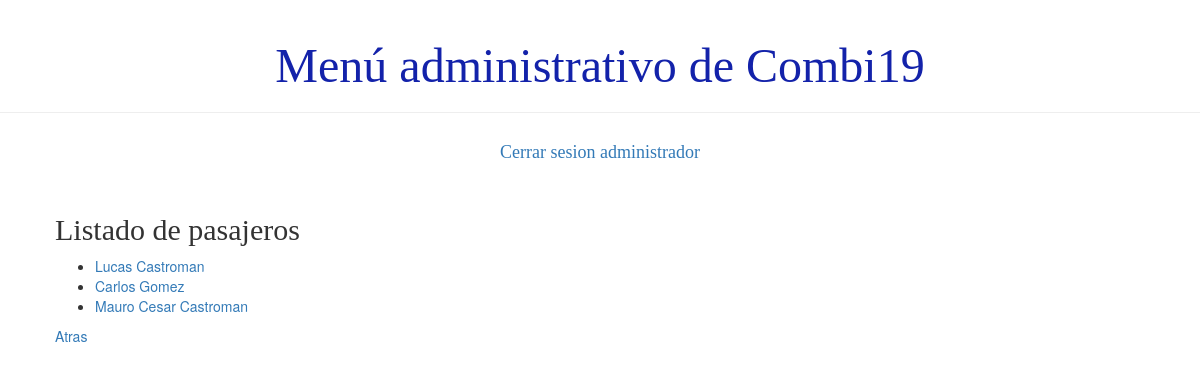
The page /usuario/listaPasajero (signed in) on the database as committed earlier.
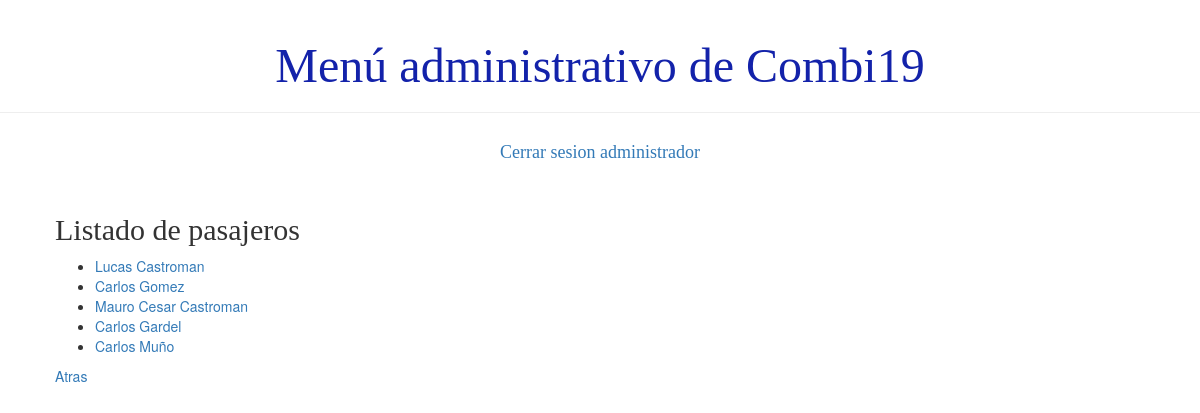
The same page on the database as committed later.
### demo1/models.py (models this page shows)
class Persona(models.Model):
    usuario = models.ForeignKey('auth.User', on_delete=models.CASCADE)
    dni = models.IntegerField()
    telefono = models.BigIntegerField()
    activo = models.BooleanField(default=True)
    def __str__(self):
        return '%s %s' % (self.usuario.first_name, self.usuario.last_name)

class Pasajero(Persona):
    TIPOS_PLANES = (
        ('BASICO', 'BASICO'),
        ('GOLD', 'GOLD'),)
    tipo = models.CharField(max_length=6, choices=TIPOS_PLANES)
    fecha_de_nacimiento = models.DateField()

class Persona(models.Model):
    usuario = models.ForeignKey('auth.User', on_delete=models.CASCADE)
    dni = models.IntegerField()
    telefono = models.BigIntegerField()
    activo = models.BooleanField(default=True)
    def __str__(self):
        return '%s %s' % (self.usuario.first_name, self.usuario.last_name)

### demo1/views.py (the view)
# urls.py: path('usuario/listaPasajero', views.lisatdo_pasajero, name='listado_pasajero'),
def lisatdo_pasajero(request):
    pasajeros=Pasajero.objects.all()
    return render(request, 'demo1/listados/listado_pasajero.html', {'pasajeros':pasajeros})

### demo1/templates/demo1/listados/listado_pasajero.html
{% extends 'demo1/base.html' %}
{% block content %}
    <h2>Listado de pasajeros</h2>
    <div>
        <ul>
        {% for pasajero in pasajeros %}
            <li><a href="{% url 'detalle_pasajero' pk=pasajero.pk%}">{{ pasajero }}</a></li>
        {% endfor %}
        </ul>
    </div>
    <div><a href="{% url 'principal' %}">Atras</a></div>
{% endblock %}

Rows that differ between the two databases and show on the page:
added Pasajero: last_name "Carlos Gardel"
added Pasajero: last_name "Carlos Muño"
